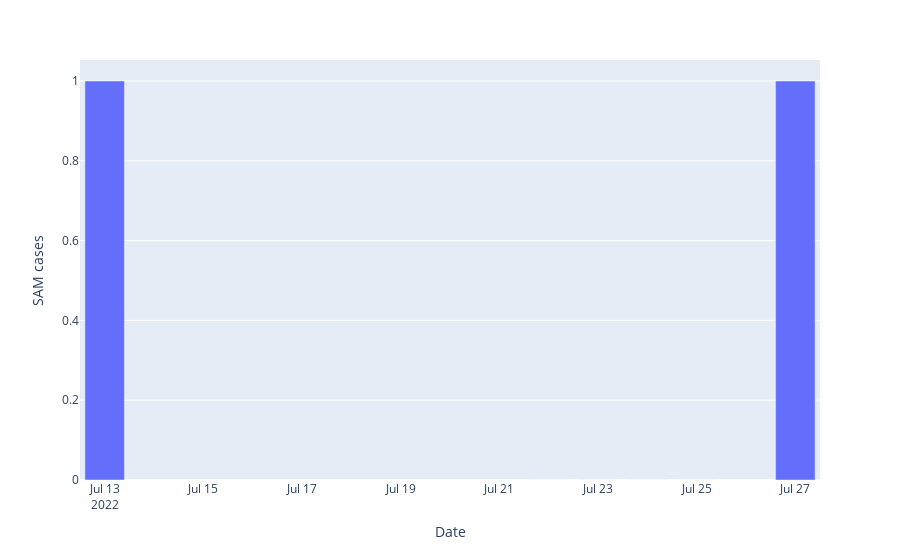

Notebook code for this chart:
### Code cell
mode = 'SAM'
if mode == "SAM":
    data_mode = "SAM"
    bary_label = "SAM cases"
elif mode == "MAM":
    data_mode = "SAM"
    bary_label = "MAM cases"
elif mode == "Defaults":
    data_mode = "isdefault"
    bary_label = "Defaulted cases"
elif mode == "Deaths":
    data_mode = "isdead"
    bary_label = "Deaths"

date_mode = "Daily"
if date_mode == "Daily":
    bar_freq = "D"
elif date_mode == "Weekly":
    bar_freq = "W"

df1_grouped = df1.groupby([pd.Grouper(key='Timestamp', freq=bar_freq), 'Brgy', 'Muni_city', 'Province','Region'])[['SAM','MAM','isdefault','isdead','isnormal']].sum().reset_index().sort_values('Timestamp')

fig = px.bar(df1_grouped, x="Timestamp", y=data_mode, labels={
                     "Timestamp": "Date",
                     data_mode: bary_label,
                 })
fig.show()

### Figure 1 — Plotly figure (JSON) as saved in the notebook; plotly's stock layout.template omitted (floating-point values rounded to 4 significant figures)
{"data": [{"alignmentgroup": "True", "hovertemplate": "Date=%{x}<br>SAM cases=%{y}<extra></extra>", "legendgroup": "", "marker": {"color": "#636efa", "pattern": {"shape": ""}}, "name": "", "offsetgroup": "", "orientation": "v", "showlegend": false, "textposition": "auto", "type": "bar", "x": ["2022-07-13T00:00:00+00:00", "2022-07-22T00:00:00+00:00", "2022-07-23T00:00:00+00:00", "2022-07-24T00:00:00+00:00", "2022-07-25T00:00:00+00:00", "2022-07-27T00:00:00+00:00"], "xaxis": "x", "y": [1, 0, 0, 0, 0, 1], "yaxis": "y"}], "layout": {"barmode": "relative", "legend": {"tracegroupgap": 0}, "margin": {"t": 60}, "xaxis": {"anchor": "y", "domain": [0, 1], "title": {"text": "Date"}}, "yaxis": {"anchor": "x", "domain": [0, 1], "title": {"text": "SAM cases"}}}}
